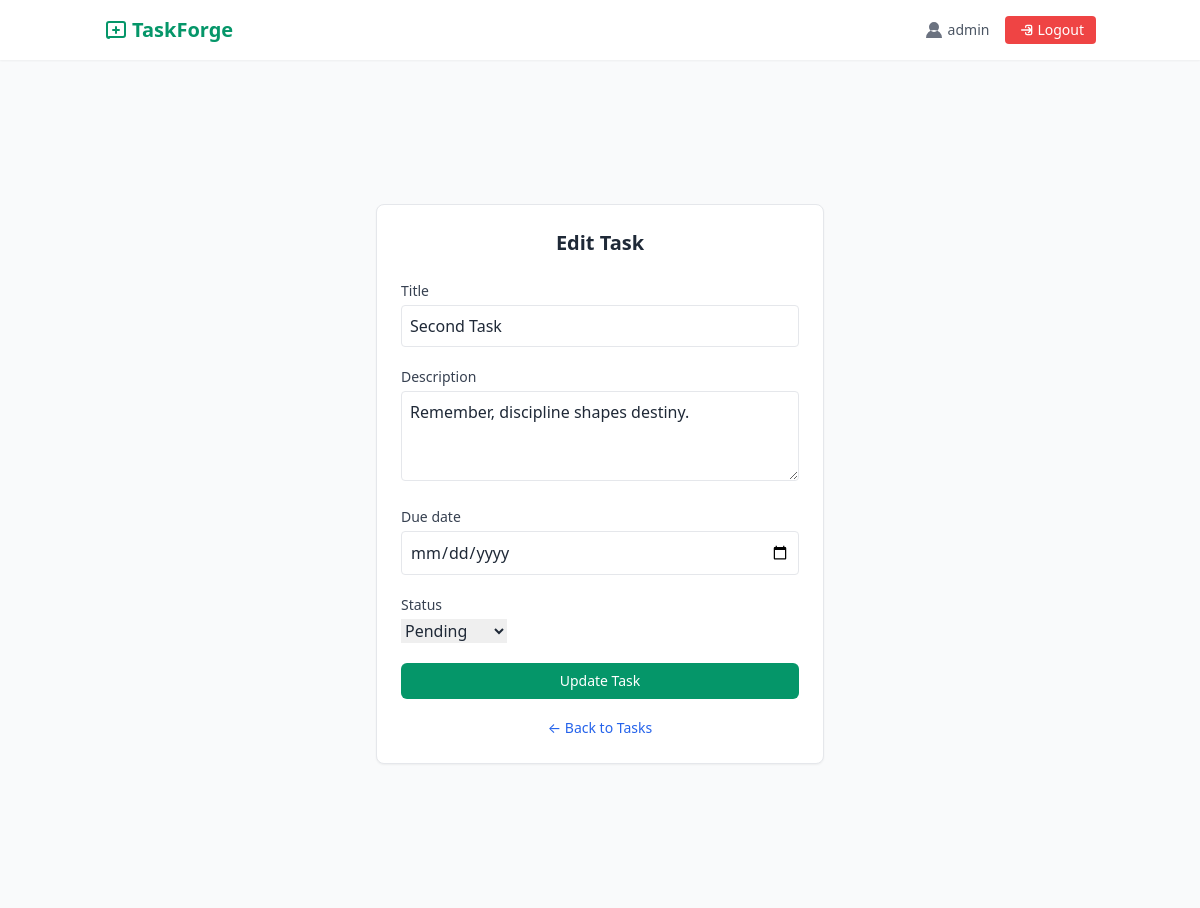
/tasks/5/edit/ (signed in), run on the app's committed database.
### tasks/models.py (models this page shows, shortened)
class Task(models.Model):
    STATUS_CHOICES = [
    ('pending', 'Pending'),
    ('in_progress', 'In Progress'),
    ('completed', 'Completed'),
]
    user = models.ForeignKey(User, on_delete=models.CASCADE)
    title = models.CharField(max_length=255)
    description = models.TextField(blank=True)
    status = models.CharField(max_length=20, choices=STATUS_CHOICES, default='pending')
    due_date = models.DateField(null=True, blank=True)
    created_at = models.DateTimeField(auto_now_add=True)

### tasks/views.py (the view)
# urls.py: path('tasks/<int:pk>/edit/', task_views.task_update, name='task_update'),
@login_required
def task_update(request, pk):
    task = get_object_or_404(Task, pk=pk, user=request.user)
    form = TaskForm(request.POST or None, instance=task)
    if form.is_valid():
        form.save()
        return redirect('task_list')
    return render(request, 'tasks/task_form.html', {'form': form})

### tasks/forms.py
class TaskForm(forms.ModelForm):
    class Meta:
        model = Task
        fields = ['title', 'description', 'due_date', 'status']
        widgets = {
            'title': forms.TextInput(attrs={'class': 'w-full p-2 border rounded', 'placeholder': 'Task title'}),
            'description': forms.Textarea(attrs={'class': 'w-full p-2 border rounded', 'rows': 3, 'placeholder': 'Task description'}),
            'completed': forms.CheckboxInput(attrs={'class': 'mr-2'}),
            'due_date': forms.DateInput(attrs={'class': 'w-full p-2 border rounded', 'type': 'date'}),
        }

### templates/tasks/task_form.html (shortened to what this page needs)
{% extends 'tasks/base.html' %}
{% block content %}
<div class="min-h-screen flex items-center justify-center px-4 py-12 bg-gray-50">
  <div class="w-full max-w-md bg-white p-6 rounded-lg border border-gray-200 shadow-sm">
    <h2 class="text-xl font-semibold text-center text-gray-800 mb-6">
      {% if form.instance.pk %} Edit Task {% else %} Create Task {% endif %}
    </h2>
    <form method="POST" class="space-y-5">
      {% for field in form %}
        <div>
          <label for="{{ field.id_for_label }}" class="block text-sm text-gray-700 mb-1">
            {{ field.label }}
          </label>
          {{ field }}
        </div>
      {% endfor %}
      <button type="submit"
        class="w-full py-2 px-4 bg-green-600 hover:bg-green-700 text-white rounded-md text-sm font-medium transition">
        {% if form.instance.pk %} Update Task {% else %} Create Task {% endif %}
      </button>
    </form>
    <div class="mt-4 text-center">
      <a href="{% url 'task_list' %}" class="text-sm text-blue-600 hover:underline">
        ← Back to Tasks
      </a>
    </div>
  </div>
</div>
{% endblock %}

### templates/tasks/base.html (shortened to what this page needs)
<!DOCTYPE html>
<html lang="en">
<head>
  <link href="https://cdn.jsdelivr.net/npm/tailwindcss@2.2.19/dist/tailwind.min.css" rel="stylesheet">
</head>
<body class="bg-gray-50 text-gray-800 font-sans">
  <header class="bg-white shadow-sm">
    <div class="max-w-5xl mx-auto flex justify-between items-center px-4 py-4">
      <a href="{% url 'home' %}" class="text-xl font-bold text-green-600 hover:text-green-700 flex items-center gap-1">
        <svg xmlns="http://www.w3.org/2000/svg" class="h-6 w-6 text-green-600" fill="none" viewBox="0 0 24 24" stroke="currentColor">
          <path stroke-linecap="round" stroke-linejoin="round" stroke-width="2" d="M9 12h6m-3 -3v6m-7 4h14a2 2 0 002 -2V6a2 2 0 00-2 -2H5a2 2 0 00-2 2v12a2 2 0 002 2z" />
        </svg>
        TaskForge
      </a>
      <div class="flex items-center space-x-4 text-sm">
        {% if user.is_authenticated %}
          <a href="{% url 'profile' %}" class="flex items-center gap-1 text-sm text-green-600 hover:underline">
        <span class="text-gray-600 flex items-center gap-1">
          <svg xmlns="http://www.w3.org/2000/svg" class="h-5 w-5 text-gray-500" viewBox="0 0 20 20" fill="currentColor">
            <path d="M10 12a5 5 0 100-10 5 5 0 000 10zM2 18a8 8 0 0116 0H2z" />
          </svg>
          {{ user.username }}
        </span>
        </a>
        <form method="POST" action="{% url 'logout' %}" class="inline">
          <button type="submit" class="flex items-center gap-1 text-white bg-red-500 px-3 py-1 rounded hover:bg-red-600 transition">
            <svg xmlns="http://www.w3.org/2000/svg" class="h-4 w-4" fill="none" viewBox="0 0 24 24" stroke="currentColor">
              <path stroke-linecap="round" stroke-linejoin="round" stroke-width="2" d="M17 16l4-4m0 0l-4-4m4 4H7m6 4v1a2 2 0 002 2h5a2 2 0 002-2V7a2 2 0 00-2-2h-5a2 2 0 00-2 2v1" />
            </svg>
            Logout
          </button>
        </form>
        {% endif %}
      </div>
    </div>
  </header>
  <main class="max-w-3xl mx-auto px-4 py-6">
    {% block content %}
    {% endblock %}
  </main>
</body>
</html>

### data on the page
Task: form "Second Task" "Remember, discipline shapes destiny." "Pending"

### other printed values
{{ user.username }} "admin"
{{ field.label }} "Title" "Description" "Due date" "Status"
